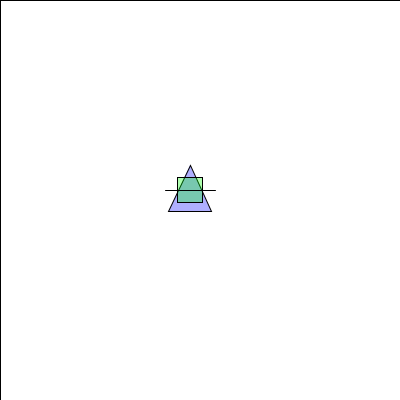
Frame 1 (no input)
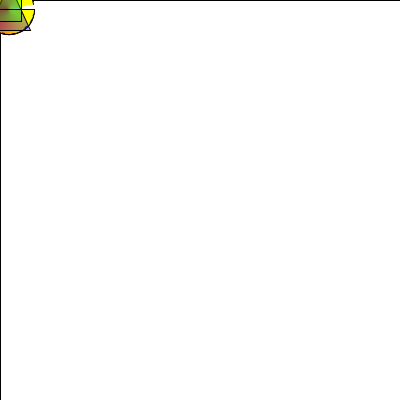
Frame 60 (the mouse pressed at the canvas centre just before this capture)
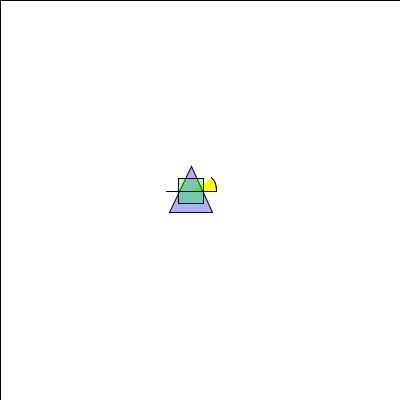
Frame 120 (the mouse held since frame 60 and released just before this capture)

The Processing sketch that drew these frames (run headless with seeded random() and noise(); from frame 60 on, the mouse is pressed at the canvas centre):

// Processing sketch: processing_153720
// ── processing_153720.pde

int winSize=400;
int center=winSize/2;
int targetWidth=200;
int triangleSize=50;
int rectSize=50;
float targetW=50;
float targetH=50;
float rectWidth=targetW/2;
float rectHeight=targetW/2;
float circleStart=0;
float circleEnd=0;
boolean rebuildCircle=true;
float circleSpeed=PI/32;

float SCALING_FACTOR=.05;

float x=200;
float y=200;

void setup(){
  size(400,400);
}

void draw(){
  
  x+=(mouseX-x)*SCALING_FACTOR;
  y+=(mouseY-y)*SCALING_FACTOR;
  print(x);
  strokeWeight(1);
    stroke(0, 0, 0);
    
    fill(255,255,255);
    rect(0,0,width,height);    
    
    fill(255, 0, 0);
    // ellipse(x,y,targetW,targetH);
    for (float i=circleStart; i<circleEnd; i+=circleSpeed) {
      fill(255, (int)(abs((float)(PI-i))*100), 0);
      arc(x, y, targetW, targetH, i, i+PI/8);
    }

    fill(0, 255, 0);

    if (rebuildCircle) {
      circleEnd+=circleSpeed;
    } else {
      circleStart+=circleSpeed;
    }
    if (circleStart>2*PI) {
      circleEnd=0;
      circleStart=0;
      rebuildCircle=true;
    }
    if (circleEnd>2*PI-PI/8) {
      //circleEnd=2*PI-PI/8;
      rebuildCircle=false;
    }
    // fill(255,(int)(abs((float)(PI-handlePos))*100),darken);
    //arc(x,y,targetW,targetH,handlePos,handlePos+PI/8); 

    fill(0, 0, 255, 80);

    triangle(x, y-rectHeight, 
    x+rectWidth*sin(PI/3), y+rectHeight*sin(PI/3), 
    x-rectWidth*sin(PI/3), y+rectHeight*sin(PI/3));

    fill(0, 255, 0, 80);    

    rect(x-rectWidth/2, y-rectHeight/2, rectWidth, rectHeight);

    fill(0, 0, 0);

    line(x-rectWidth, y, x+rectWidth, y);
}
